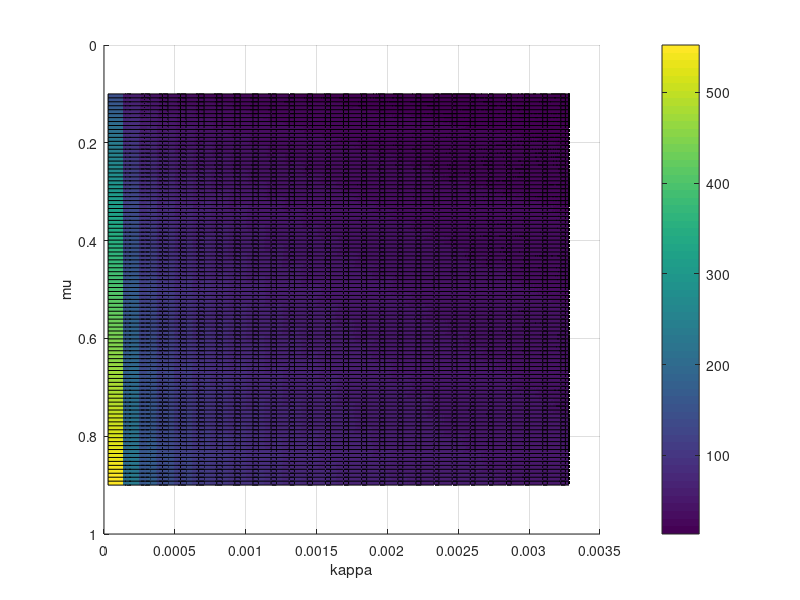
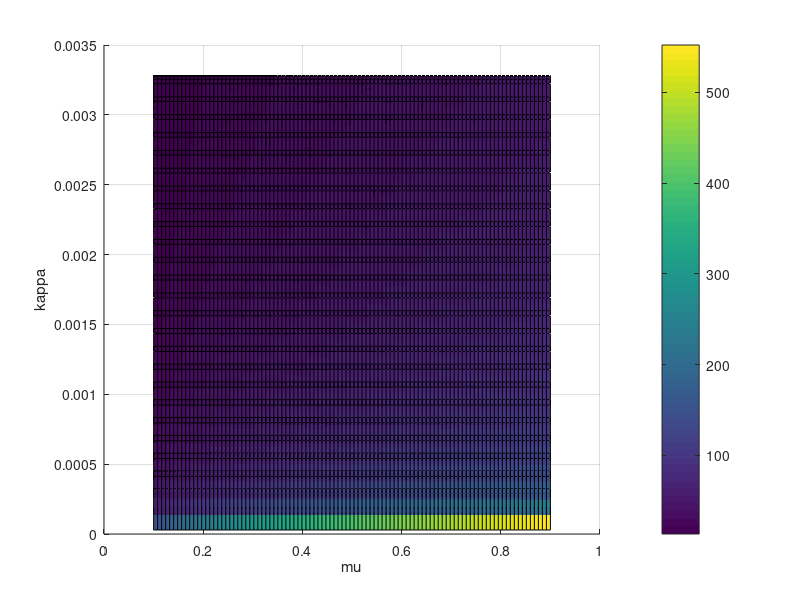
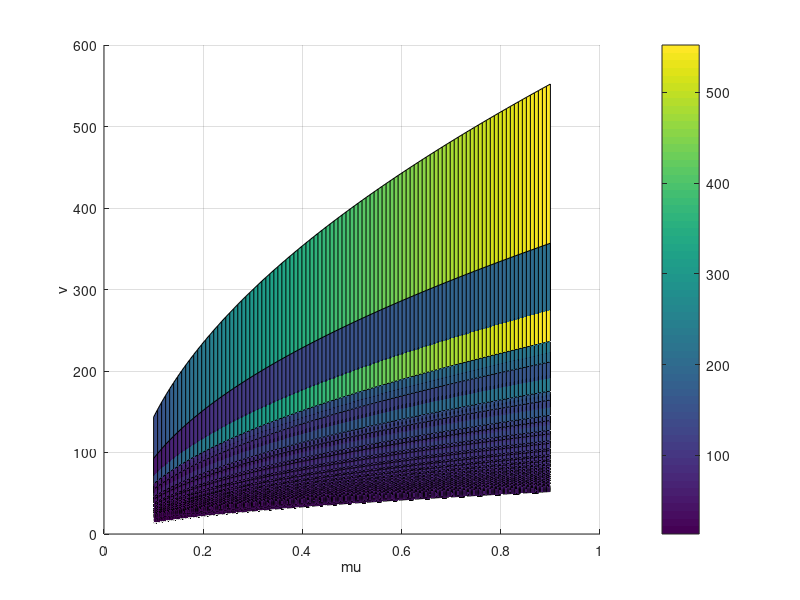
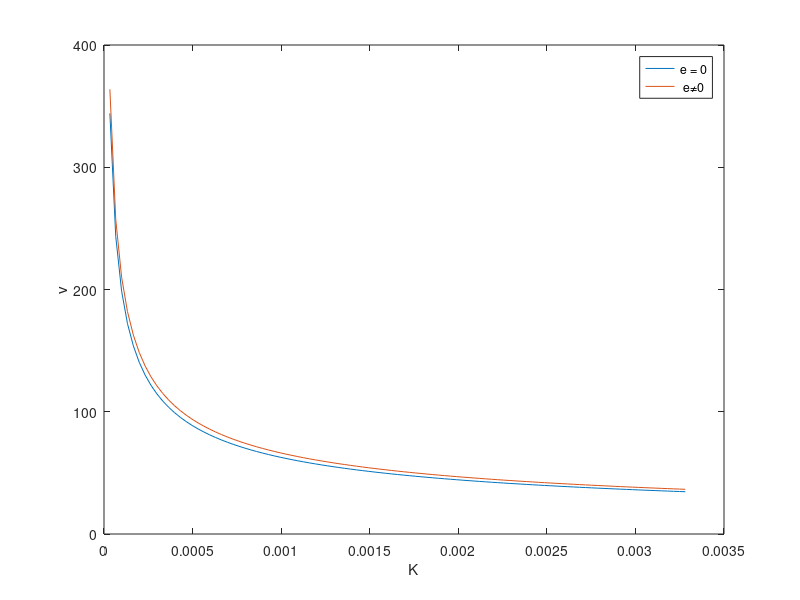

Recreate these plots in MATLAB, in order.
clc; clear all; close all
load('K.mat')
K = K_vector;
 g = 9.81;
 
 
% v = linspace(30,38, numel(K));
% [V,Ka] = meshgrid(v,K);
% a = V.^2.*Ka/g;
% 
% surf(V,Ka,a)
% colorbar
% view(90,90)

e = 4;
mu = linspace(0.1,0.9, numel(K));
[MU,Ka] = meshgrid(mu,K);

v = sqrt( ((MU - 0.01*e)./(1 - 0.01.*MU.*e)).*g./Ka);

surf(MU,Ka,v); xlabel('mu'); ylabel('kappa'); zlabel('v')
colorbar; view(90,90)

figure
surf(MU,Ka,v); xlabel('mu'); ylabel('kappa'); zlabel('v')
colorbar; view(0,90)

figure
surf(MU,Ka,v); xlabel('mu'); ylabel('kappa'); zlabel('v')
colorbar; view(0,0)

e = 4; mu = 0.4;
K = linspace(0,max(K),numel(K));

v1 = sqrt(mu.*g./K);
figure; plot(K,v1); 
v2 = sqrt((g./K).*(mu + 0.01*e)/(1-0.01*mu*e));

hold on; plot(K,v2);
xlabel('K'); ylabel('v');
legend('e = 0',' e\neq0')

mu = 0.1:.1:.9;

figure;
for i = 1:2:numel(mu)

v2 = sqrt((g./K).*(mu(i) + 0.01*e)/(1-0.01*mu(i)*e));
txt = ['e = 0, \mu =', num2str(mu(i))];
plot(K,v2,'DisplayName',txt); hold on;
end

grid on; legend show
xlabel('K'); ylabel('v');

%figure;
for i = 1:2:numel(mu)

v2 = sqrt((g./K).*mu(i));
txt = ['e\neq0, \mu =', num2str(mu(i))];
plot(K,v2,'--','DisplayName',txt); hold on;
end
ylim([0 70])
grid on; legend show
xlabel('K'); ylabel('v');
